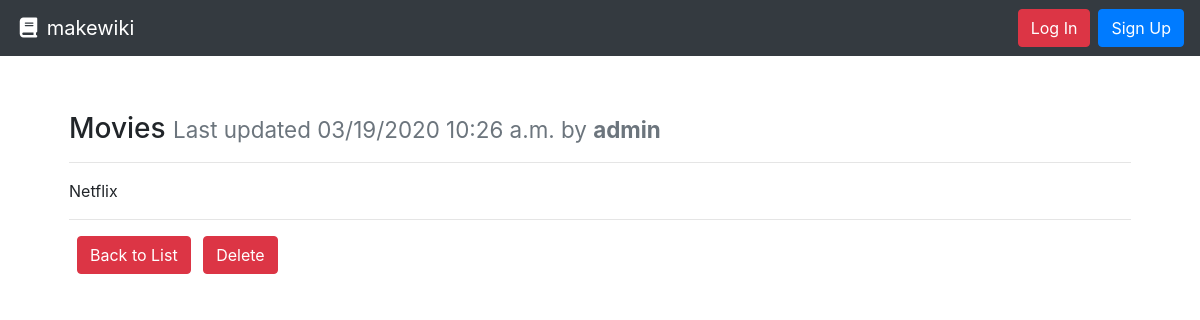
Page /movies/ on the committed database.
### project/models.py (models this page shows, shortened)
class Activity(models.Model):
    title = models.CharField(max_length=settings.PROJECT_ACTIVITY_TITLE_MAX_LENGTH, unique=True,
                             help_text="Title of your Activity.")
    author = models.ForeignKey(User, on_delete=models.PROTECT,
                               help_text="The user that posted this article.")
    slug = models.CharField(max_length=settings.PROJECT_ACTIVITY_TITLE_MAX_LENGTH, blank=True, editable=False,
                            help_text="Unique URL path to access this Activity. Generated by the system.")
    content = models.TextField(
        help_text="Write the content of your Activity here.")
    created = models.DateTimeField(auto_now_add=True,
                                   help_text="The date and time this Activity was created. Automatically generated when the model saves.")
    modified = models.DateTimeField(auto_now=True,
                                    help_text="The date and time this Activity was updated. Automatically generated when the model updates.")
    image = models.ImageField(default='default.jpg', upload_to='activity_pic')

### project/views.py (the view)
# urls.py: path('<str:slug>/', ActivityDetailView.as_view(), name='activity-details-project'),
class ActivityDetailView(generic.DetailView):
    model = Activity
    def get(self, request, slug):
        activity = self.get_queryset().get(slug__iexact=slug)
        return render(request, 'activity.html', {
          'activity': activity
        })

### project/templates/activity.html
{% extends "base.html" %}
{% block content %}
  <div class="row">
    <div class="col m-4">
      <h3>{{ activity.title }} <small class="text-muted">Last updated {{ activity.modified|date:"SHORT_DATETIME_FORMAT" }} by <b>{{ activity.author.username }}</b></small></h3>
      <hr>
      <p>{{ activity.content|linebreaksbr }}</p>
      <hr>
      <a href="{% url 'activity-list-project' %}" class="btn btn-danger ml-2">Back to List</a>
      <a href="{% url 'activity-delete-project' activity.pk %}" class="btn btn-danger ml-2">Delete</a>
    </div>
  </div>
{% endblock %}

### rows in the picture
Activity: title "Movies", modified "03/19/2020 10:26 a.m.", author.username "admin", content "Netflix"
